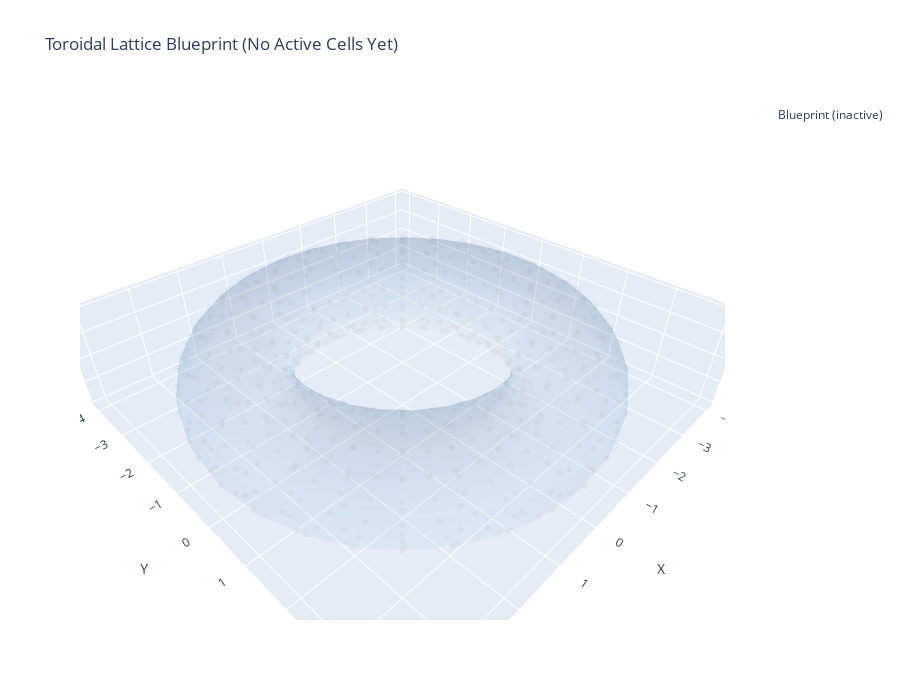

The cell this chart's notebook holds for it:
### Code cell
# Visualize the empty torus blueprint
fig = torus.visualize_plotly(
    show_all_positions=True,
    cell_size=4,
    title="Toroidal Lattice Blueprint (No Active Cells Yet)"
)
fig.show()

### Figure 1 — Plotly figure (JSON) as saved in the notebook; plotly's stock layout.template omitted (floating-point values rounded to 4 significant figures; data arrays with more than 128 entries replaced by an {"elided": "..."} marker saying what was removed)
{"data": [{"customdata": {"elided": "512 int values"}, "hovertemplate": "Cell %{customdata}<br>x: %{x:.2f}<br>y: %{y:.2f}<br>z: %{z:.2f}", "marker": {"color": "lightgray", "opacity": 0.3, "size": 2}, "mode": "markers", "name": "Blueprint (inactive)", "type": "scatter3d", "x": {"elided": "512 float values"}, "y": {"elided": "512 float values"}, "z": {"elided": "512 float values"}}, {"colorscale": [[0, "rgb(247,251,255)"], [0.125, "rgb(222,235,247)"], [0.25, "rgb(198,219,239)"], [0.375, "rgb(158,202,225)"], [0.5, "rgb(107,174,214)"], [0.625, "rgb(66,146,198)"], [0.75, "rgb(33,113,181)"], [0.875, "rgb(8,81,156)"], [1, "rgb(8,48,107)"]], "name": "Torus surface", "opacity": 0.1, "showscale": false, "type": "surface", "x": {"elided": "30x30 float values"}, "y": {"elided": "30x30 float values"}, "z": {"elided": "30x30 float values"}}], "layout": {"height": 700, "scene": {"aspectmode": "data", "xaxis": {"title": {"text": "X"}}, "yaxis": {"title": {"text": "Y"}}, "zaxis": {"title": {"text": "Z"}}}, "showlegend": true, "title": {"text": "Toroidal Lattice Blueprint (No Active Cells Yet)"}, "width": 900}}
